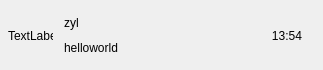
<?xml version="1.0" encoding="UTF-8"?>
<ui version="4.0">
 <class>ChatUserWid</class>
 <widget class="QWidget" name="ChatUserWid">
  <property name="enabled">
   <bool>true</bool>
  </property>
  <property name="geometry">
   <rect>
    <x>0</x>
    <y>0</y>
    <width>323</width>
    <height>70</height>
   </rect>
  </property>
  <property name="minimumSize">
   <size>
    <width>0</width>
    <height>70</height>
   </size>
  </property>
  <property name="maximumSize">
   <size>
    <width>16777215</width>
    <height>70</height>
   </size>
  </property>
  <property name="windowTitle">
   <string>Dialog</string>
  </property>
  <layout class="QHBoxLayout" name="horizontalLayout">
   <property name="leftMargin">
    <number>6</number>
   </property>
   <item>
    <widget class="QWidget" name="icon_wid" native="true">
     <property name="minimumSize">
      <size>
       <width>50</width>
       <height>50</height>
      </size>
     </property>
     <property name="maximumSize">
      <size>
       <width>50</width>
       <height>50</height>
      </size>
     </property>
     <layout class="QHBoxLayout" name="horizontalLayout_2">
      <property name="spacing">
       <number>0</number>
      </property>
      <property name="leftMargin">
       <number>0</number>
      </property>
      <property name="topMargin">
       <number>0</number>
      </property>
      <property name="rightMargin">
       <number>0</number>
      </property>
      <property name="bottomMargin">
       <number>0</number>
      </property>
      <item>
       <widget class="QLabel" name="icon_lb">
        <property name="minimumSize">
         <size>
          <width>45</width>
          <height>45</height>
         </size>
        </property>
        <property name="maximumSize">
         <size>
          <width>45</width>
          <height>45</height>
         </size>
        </property>
        <property name="text">
         <string>TextLabel</string>
        </property>
       </widget>
      </item>
     </layout>
    </widget>
   </item>
   <item>
    <widget class="QWidget" name="user_info_wid" native="true">
     <layout class="QVBoxLayout" name="verticalLayout">
      <property name="spacing">
       <number>7</number>
      </property>
      <property name="leftMargin">
       <number>2</number>
      </property>
      <property name="topMargin">
       <number>2</number>
      </property>
      <property name="rightMargin">
       <number>2</number>
      </property>
      <property name="bottomMargin">
       <number>2</number>
      </property>
      <item>
       <widget class="QLabel" name="user_name_lb">
        <property name="text">
         <string>zyl</string>
        </property>
       </widget>
      </item>
      <item>
       <widget class="QLabel" name="user_chat_lb">
        <property name="text">
         <string>helloworld</string>
        </property>
       </widget>
      </item>
     </layout>
    </widget>
   </item>
   <item>
    <widget class="QWidget" name="time_wid" native="true">
     <property name="minimumSize">
      <size>
       <width>50</width>
       <height>50</height>
      </size>
     </property>
     <property name="maximumSize">
      <size>
       <width>50</width>
       <height>50</height>
      </size>
     </property>
     <layout class="QVBoxLayout" name="verticalLayout_2">
      <item>
       <widget class="QLabel" name="time_lb">
        <property name="text">
         <string>13:54</string>
        </property>
        <property name="alignment">
         <set>Qt::AlignmentFlag::AlignCenter</set>
        </property>
       </widget>
      </item>
     </layout>
    </widget>
   </item>
  </layout>
 </widget>
 <resources/>
 <connections/>
</ui>
